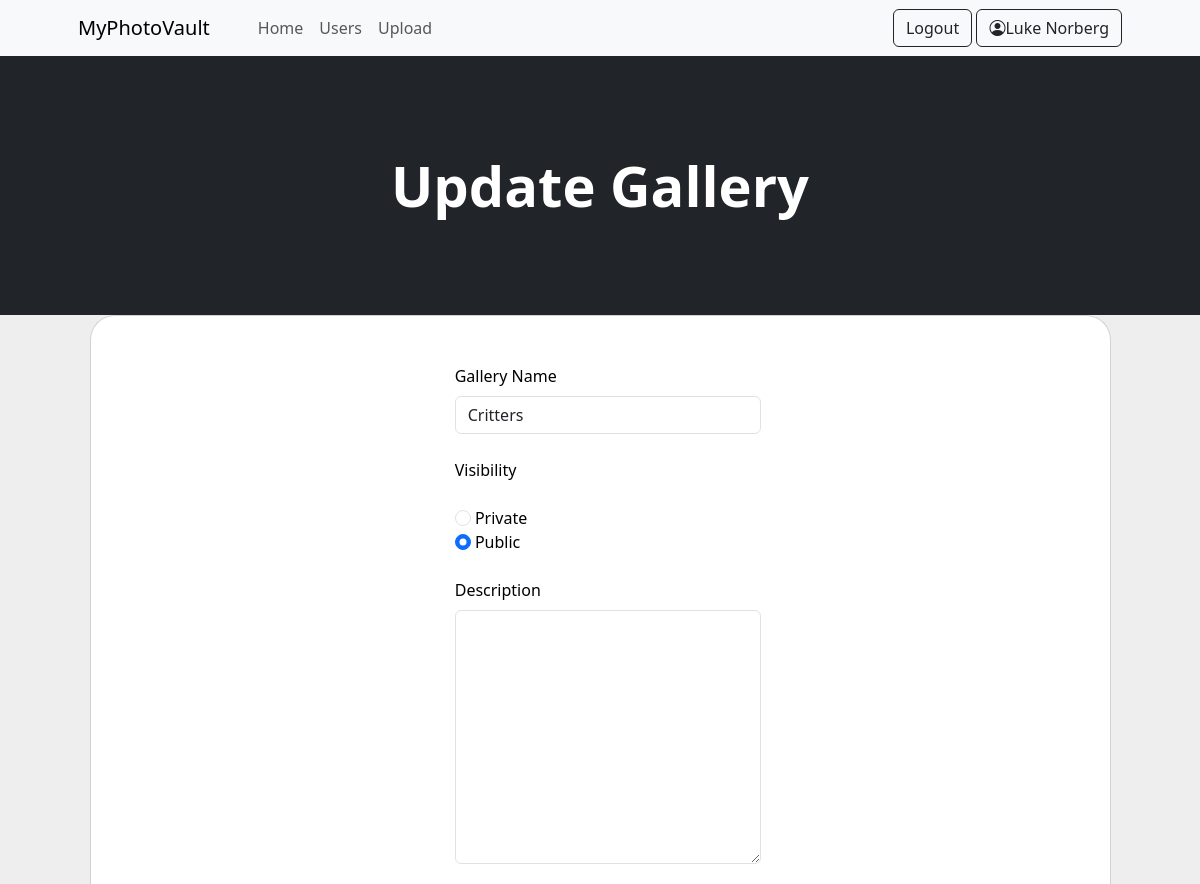
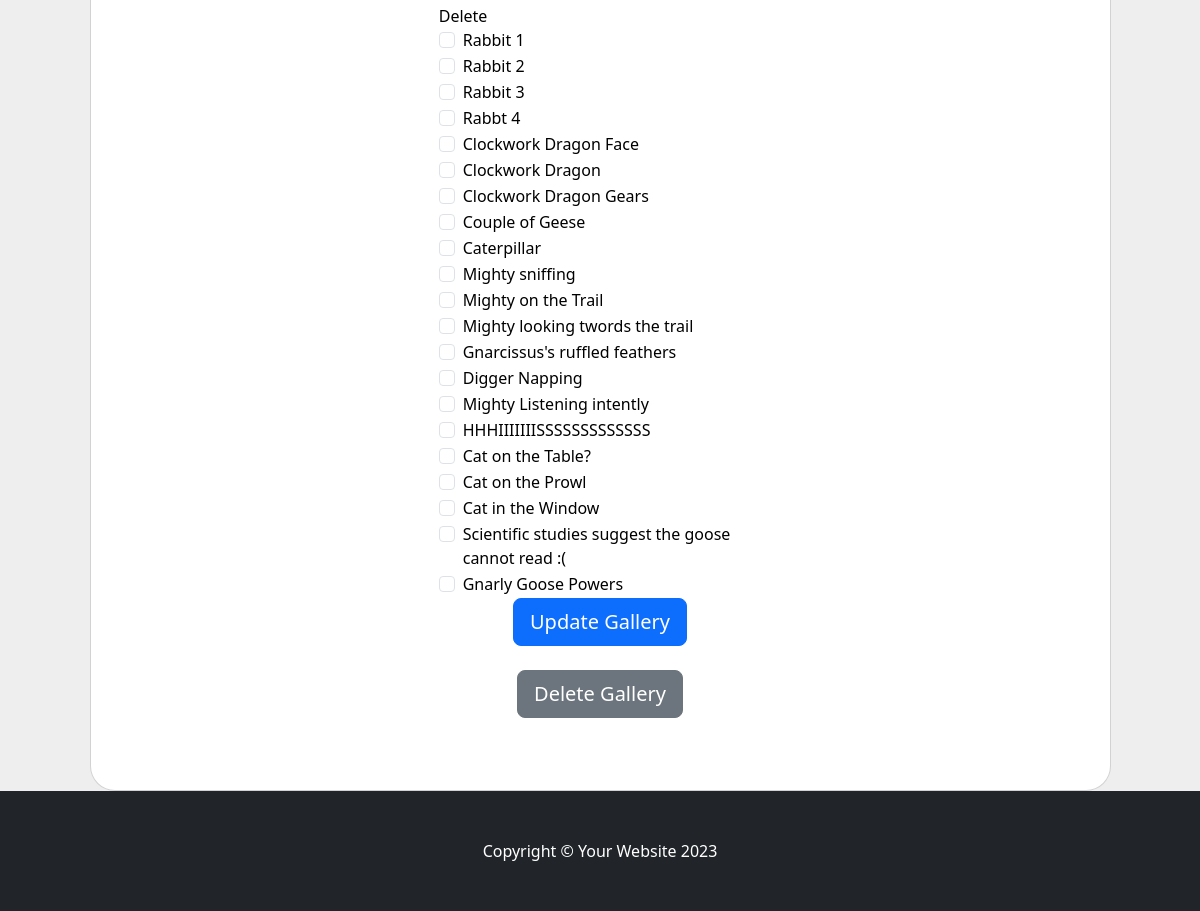
/editGallery.php?id=12 (signed in), run on the app's committed database (2 pictures, top to bottom).
### tables this page shows
CREATE TABLE `galleries` (
  `ID` int(10) UNSIGNED NOT NULL,
  `owner_ID` int(10) UNSIGNED NOT NULL,
  `time_stamp` datetime NOT NULL DEFAULT current_timestamp(),
  `visibility` tinyint(4) NOT NULL,
  `name` varchar(64) NOT NULL,
  `description` varchar(280) DEFAULT NULL
);

CREATE TABLE `img_in_gal` (
  `image_ID` int(10) UNSIGNED NOT NULL,
  `gallery_ID` int(10) UNSIGNED NOT NULL
);

CREATE TABLE `images` (
  `ID` int(10) UNSIGNED NOT NULL,
  `owner_ID` int(10) UNSIGNED NOT NULL,
  `filename` varchar(64) NOT NULL,
  `name` varchar(64) NOT NULL,
  `timestamp` datetime NOT NULL DEFAULT current_timestamp(),
  `url` varchar(100) DEFAULT NULL
);

### lib/functions.php (called while the page is built, shortened)
<?php
function getGallery($pdo,$galID)
{	$stmt=$pdo->prepare('SELECT * FROM galleries WHERE id=?');
	$stmt->execute([$galID]);
	$ret=$stmt->fetch();
	return $ret;
}
?>

### editGallery.php (the view, shortened to what this page needs)
<?php
require_once 'header.php';
require_once 'lib/functions.php';
require_once 'db/db.php';
$errors = [];
$gallery = getGallery($pdo, $_GET['id']);
$stmt=$pdo->prepare('
        SELECT *
         FROM img_in_gal
         INNER JOIN images ON images.ID = img_in_gal.image_ID
         WHERE gallery_ID=?;
     ');
$stmt->execute([$_GET['id']]);
$images = $stmt->fetchAll();
?>
<?= echoHeader('Update Gallery') ?>
<head>
    <link href="https://cdn.jsdelivr.net/npm/bootstrap@5.3.2/dist/css/bootstrap.min.css" rel="stylesheet">
  </head>
<body>
<section style="background-color: #eee;">
    <div class="container h-100">
        <div class="row d-flex justify-content-center align-items-center h-100">
            <div class="col-lg-12 col-xl-11">
                <div class="card text-black" style="border-radius: 25px;">
                    <div class="card-body p-md-5">
                        <div class="row justify-content-center">
                            <div class="col-md-10 col-lg-6 col-xl-5 order-2 order-lg-1">
                  <?php
                              $action = $_POST['action'] ?? '';
                              if ($action === 'delete') {
                                if (count($errors) === 0) {
                                  echo 'Gallery deleted Successfully';
                                }
                              } else {
                                  echo '<form name="signUpForm" class="mx-1 mx-md-4" method="POST" action="' . htmlspecialchars($_SERVER['PHP_SELF']) . '?id=' . $_GET['id'] . '">
                                      <div class=" d-flex flex-row align-items-center mb-4">
                                          <div class="form-outline flex-fill mb-0">
                                              <label class="form-label" for="nameInput">Gallery Name</label>
                                              <input type="text" id="nameInput" name="galleryName" class="form-control" value="' . htmlspecialchars($gallery['name']) . '" required/>
                                          </div>
                                      </div>
                                      <div class="d-flex flex-row align-items-center mb-4">
                                          <div class="form-outline flex-fill mb-0">
                                              <div>Visibility</div><br>
                                              <input type="radio" id="private" name="visibility" value="private" class="form-check-input" ' . ($gallery['visibility'] == '0' ? 'checked' : '') . '/>
                                              <label class="form-check-label" for="visibility">Private</label>
                                              <br>
                                              <input type="radio" id="public" name="visibility" value="public" class="form-check-input" ' . ($gallery['visibility'] == '1' ? 'checked' : '') . '/>
                                              <label class="form-check-label" for="visibility" >Public</label>
                                          </div>
                                      </div>
                                      <div class="d-flex flex-row align-items-center mb-4">
                                          <div class="form-outline flex-fill mb-0">
                                              <label class="form-label" for="description">Description</label>
                                              <textarea class="form-control" name="description" id="description" cols="30" rows="10">' . htmlspecialchars($gallery['description']) . '</textarea>
                                          </div>
                                      </div>
                                      <div>Delete</div>
                                      ';
                                  foreach ($images as $key => $image) {
                                      echo '
                                          <div class="form-check">
                                            <input
                                            class="form-check-input"
                                            type="checkbox"
                                            name="images[]"
                                            value="'.$image['image_ID'].'"
                                            id="'.$key.'"
                                            >
                                          <label class="form-check-label" for="'.$key.'">
                                            '. $image['name'] .'
                                          </label>
                                        </div>
                                            ';
                                  }
                                echo  '<div class="d-flex justify-content-center mx-4 mb-3 mb-lg-4">
                                          <button type="submit" id="update" name="action" value="update" class="btn btn-primary btn-lg">Update Gallery</button>
                                      </div>
                                      <div class="d-flex justify-content-center mx-4 mb-3 mb-lg-4">
                                          <button type="submit" id="delete" value="delete" name="action" class="btn btn-secondary btn-lg">Delete Gallery</button>
                                      </div>
                                  </form>';
                                }
                                ?>
                            </div>
                        </div>
                    </div>
                </div>
            </div>
        </div>
    </div>
</section>
</body>
<?= echoFooter() ?>

### data on the page
galleries: galleryName "Critters", visibility "☑"
img_in_gal: image_ID.name "Rabbit 1"
img_in_gal: image_ID.name "Rabbit 2"
img_in_gal: image_ID.name "Rabbit 3"
img_in_gal: image_ID.name "Rabbt 4"
img_in_gal: image_ID.name "Clockwork Dragon Face"
img_in_gal: image_ID.name "Clockwork Dragon"
img_in_gal: image_ID.name "Clockwork Dragon Gears"
img_in_gal: image_ID.name "Couple of Geese"
img_in_gal: image_ID.name "Caterpillar"
img_in_gal: image_ID.name "Mighty sniffing"
img_in_gal: image_ID.name "Mighty on the Trail"
img_in_gal: image_ID.name "Mighty looking twords the trail"
img_in_gal: image_ID.name "Gnarcissus's ruffled feathers"
img_in_gal: image_ID.name "Digger Napping"
img_in_gal: image_ID.name "Mighty Listening intently"
img_in_gal: image_ID.name "HHHIIIIIIISSSSSSSSSSSSS"
img_in_gal: image_ID.name "Cat on the Table?"
img_in_gal: image_ID.name "Cat on the Prowl"
img_in_gal: image_ID.name "Cat in the Window"
img_in_gal: image_ID.name "Scientific studies suggest the goose cannot read :("
img_in_gal: image_ID.name "Gnarly Goose Powers"

### other printed values
$ret "Luke Norberg"
$title "Update Gallery"
